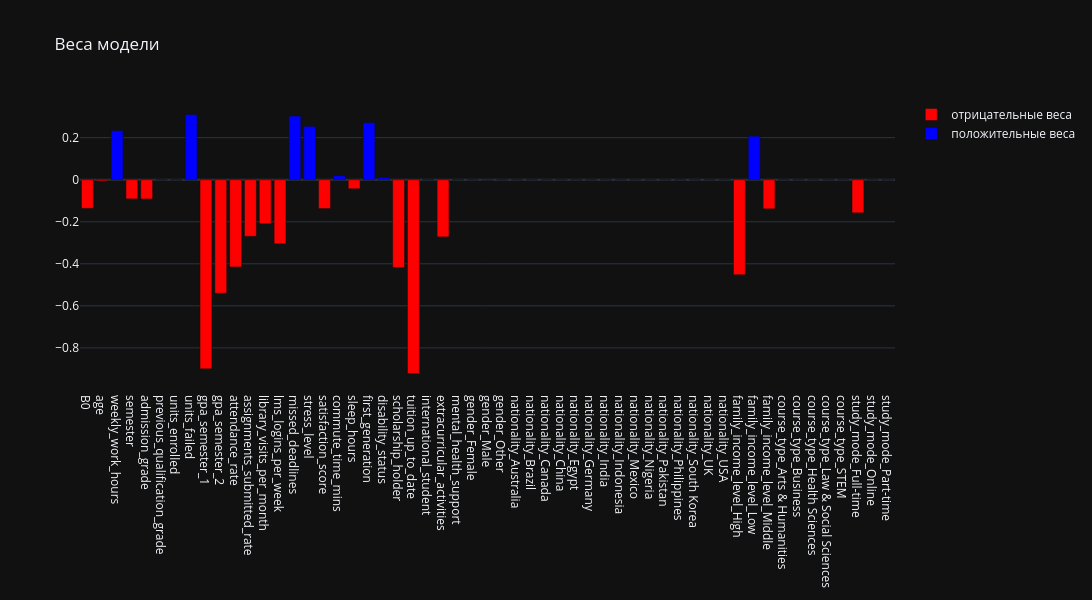

Source (notebook cell):
### Code cell
NAME_L1 = 'LR: L1, C = 0.01'

# веса L1 при C = 0.01 - самое сильное сжатие, при котором качество еще не упало
pipe_l1 = make_model(LogisticRegression(penalty='l1', C=0.01, solver='liblinear', random_state=42)).fit(X_train, y_train)
B0, B = get_coefs(pipe_l1['model'])
names = list(pipe_l1[:-1].get_feature_names_out())
print_model(B0, B, names)

Bs = np.hstack([B0, B])
vis_weigths(Bs, names, width=1500)

w_l1 = pd.Series(B, index=names)
print('обнулены:', ', '.join(w_l1[w_l1 == 0].index))
print('\nостались, но |вес| < 0.05:', ', '.join(f'{k} ({v:.3f})' for k, v in w_l1[(w_l1 != 0) & (w_l1.abs() < 0.05)].items()))

### Figure 1 — Plotly figure (JSON) as saved in the notebook; plotly's stock layout.template omitted (floating-point values rounded to 4 significant figures)
{"data": [{"marker": {"color": "red"}, "name": "отрицательные веса", "type": "bar", "x": [0, 1, 3, 4, 8, 9, 10, 11, 12, 13, 16, 18, 21, 22, 24, 27, 44, 46, 52], "y": [-0.1363, -0.005859, -0.09095, -0.09151, -0.8997, -0.5398, -0.4147, -0.2694, -0.2091, -0.3047, -0.1372, -0.04301, -0.4173, -0.9223, -0.2719, -0.001479, -0.452, -0.1384, -0.1575]}, {"marker": {"color": "blue"}, "name": "положительные веса", "type": "bar", "x": [2, 5, 6, 7, 14, 15, 17, 19, 20, 23, 25, 26, 28, 29, 30, 31, 32, 33, 34, 35, 36, 37, 38, 39, 40, 41, 42, 43, 45, 47, 48, 49, 50, 51, 53, 54], "y": [0.2335, 0.0, 0.0, 0.3107, 0.3028, 0.254, 0.01871, 0.2715, 0.01, 0.0, 0.0, 0.0, 0.0, 0.0, 0.0, 0.0, 0.0, 0.0, 0.0, 0.0, 0.0, 0.0, 0.0, 0.0, 0.0, 0.0, 0.0, 0.0, 0.2073, 0.0, 0.0, 0.0, 0.0, 0.0, 0.0, 0.0]}], "layout": {"height": 600, "title": {"text": "Веса модели"}, "width": 1500, "xaxis": {"tickmode": "array", "ticktext": ["B0", "age", "weekly_work_hours", "semester", "admission_grade", "previous_qualification_grade", "units_enrolled", "units_failed", "gpa_semester_1", "gpa_semester_2", "attendance_rate", "assignments_submitted_rate", "library_visits_per_month", "lms_logins_per_week", "missed_deadlines", "stress_level", "satisfaction_score", "commute_time_mins", "sleep_hours", "first_generation", "disability_status", "scholarship_holder", "tuition_up_to_date", "international_student", "extracurricular_activities", "mental_health_support", "gender_Female", "gender_Male", "gender_Other", "nationality_Australia", "nationality_Brazil", "nationality_Canada", "nationality_China", "nationality_Egypt", "nationality_Germany", "nationality_India", "nationality_Indonesia", "nationality_Mexico", "nationality_Nigeria", "nationality_Pakistan", "nationality_Philippines", "nationality_South Korea", "nationality_UK", "nationality_USA", "family_income_level_High", "family_income_level_Low", "family_income_level_Middle", "course_type_Arts & Humanities", "course_type_Business", "course_type_Health Sciences", "course_type_Law & Social Sciences", "course_type_STEM", "study_mode_Full-time", "study_mode_Online", "study_mode_Part-time"], "tickvals": [0, 1, 2, 3, 4, 5, 6, 7, 8, 9, 10, 11, 12, 13, 14, 15, 16, 17, 18, 19, 20, 21, 22, 23, 24, 25, 26, 27, 28, 29, 30, 31, 32, 33, 34, 35, 36, 37, 38, 39, 40, 41, 42, 43, 44, 45, 46, 47, 48, 49, 50, 51, 52, 53, 54]}}}
